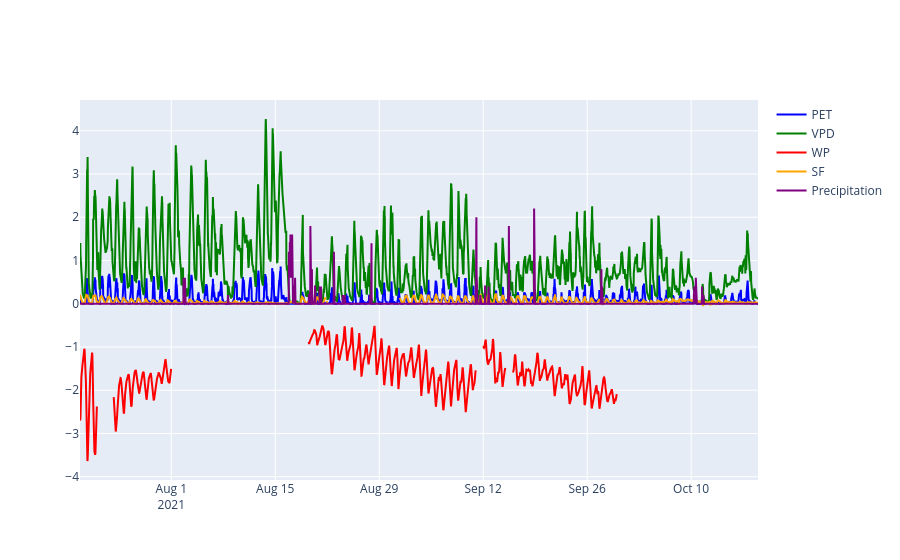

The cell this chart's notebook holds for it:
### Code cell
for data in trees_data.values():
    fig = go.Figure()
    if data['tree'] == 'ES51' and data['year'] == '2021':
        fig.add_trace(go.Scatter(x=data['SF_W_SM_PSY'].index, y=data['SF_W_SM_PSY']['PET'], mode='lines', name='PET', line=dict(color='blue')))
        fig.add_trace(go.Scatter(x=data['SF_W_SM_PSY'].index, y=data['SF_W_SM_PSY']['VPD'], mode='lines', name='VPD', line=dict(color='green')))
        fig.add_trace(go.Scatter(x=data['PSY_cleaned'].index, y=data['PSY_cleaned']['PSY'], mode='lines', name='WP', line=dict(color='red')))
        fig.add_trace(go.Scatter(x=data['SF_W_SM_PSY'].index, y=[i*1e-3 for i in data['SF_W_SM_PSY']['SF_incomplete']], mode='lines', name='SF', line=dict(color='orange')))
        fig.add_trace(go.Scatter(x=data['SF_W_SM_PSY'].index, y=data['SF_W_SM_PSY']['Rain'], mode='lines', name='Precipitation', line=dict(color='purple')))
        
        fig.show()

### Figure 1 — Plotly figure (JSON) as saved in the notebook; plotly's stock layout.template omitted (floating-point values rounded to 4 significant figures; data arrays with more than 128 entries replaced by an {"elided": "..."} marker saying what was removed)
{"data": [{"line": {"color": "blue"}, "mode": "lines", "name": "PET", "type": "scatter", "x": {"elided": "4383 str values"}, "y": {"elided": "4383 float values"}}, {"line": {"color": "green"}, "mode": "lines", "name": "VPD", "type": "scatter", "x": {"elided": "4383 str values"}, "y": {"elided": "4383 float values"}}, {"line": {"color": "red"}, "mode": "lines", "name": "WP", "type": "scatter", "x": {"elided": "3519 str values"}, "y": {"elided": "3519 float values"}}, {"line": {"color": "orange"}, "mode": "lines", "name": "SF", "type": "scatter", "x": {"elided": "4383 str values"}, "y": {"elided": "4383 float values"}}, {"line": {"color": "purple"}, "mode": "lines", "name": "Precipitation", "type": "scatter", "x": {"elided": "4383 str values"}, "y": {"elided": "4383 float values"}}], "layout": {}}
